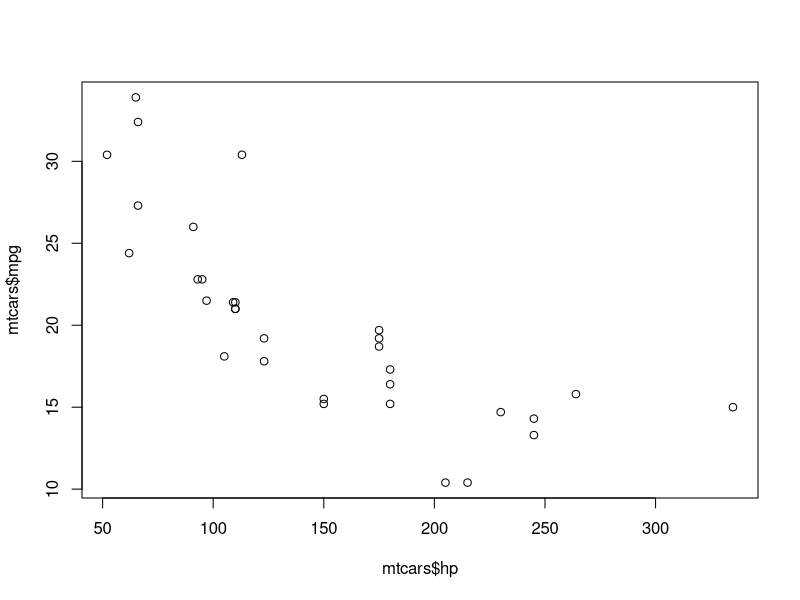
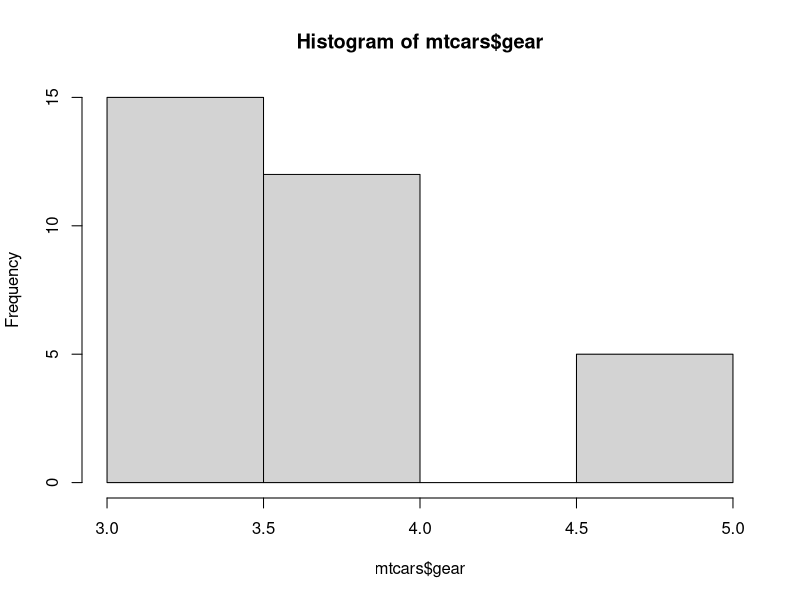
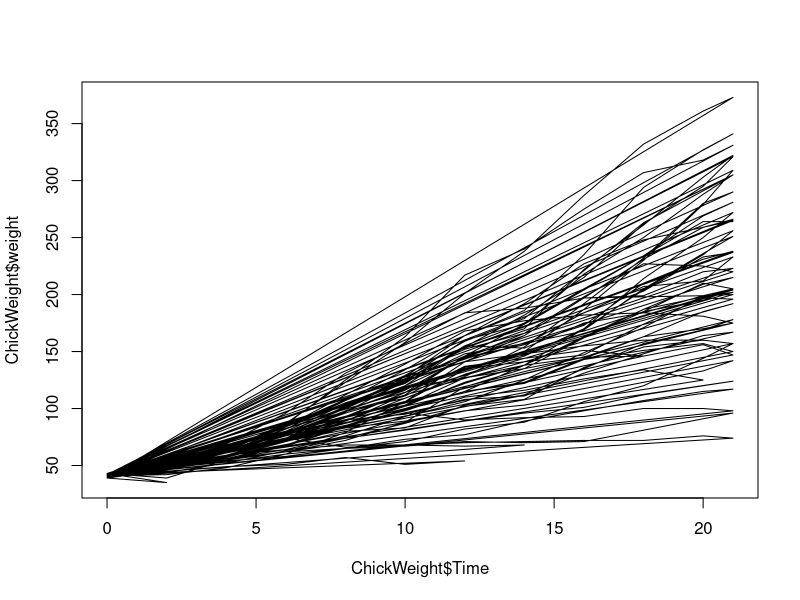
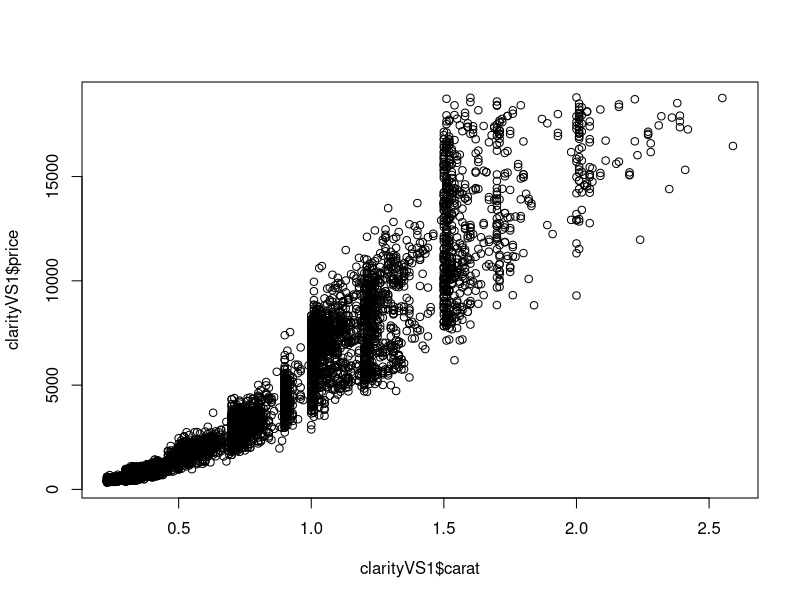

These charts were generated, in order, by the following R code:
## ---- chunk 1
a = 3*4 + 5
a
## ---- chunk 2
b = sqrt(64) /5 + (3*7)
b
## ---- chunk 3
c = (4+9)*7
c
## ---- chunk 4
fav = 9
fav
## ---- chunk 5
myList <- list(1:100)
myList
## ---- chunk 6
myListOdd <- seq(1, by=2, len=19)
myListOdd
## ---- chunk 7
names <- c("younger", "older")
#Not sure how I would repeat this 5 times. This is something I would
#just google
## ---- chunk 8
3*4 != 6+7
## ---- chunk 9
(4^2) > 3 & 5<9
## ---- chunk 10
(12/2) < 5 || 4>3
## ---- chunk 11
View(mtcars)
## ---- chunk 12
nrow(mtcars)
#there are 32 observations
## ---- chunk 13
mean(mtcars$mpg)
#The mean is 20.09062
## ---- chunk 14
sd(mtcars$mpg)
#The SD is 6.026948
## ---- chunk 15
head(mtcars)
#not sure if this is what you meant by top?
## ---- chunk 16
summary(mtcars)
## ---- chunk 17
myPlot <- plot(mtcars$hp, mtcars$mpg)
## ---- chunk 18
myMod <- lm(mtcars$hp~mtcars$mpg)
#not sure how I would add this to the scatterplot but here's where i'd start
## ---- chunk 19
hist(mtcars$gear)
## ---- chunk 20
#would also have to look this one up
## ---- chunk 21
View(ChickWeight)
## ---- chunk 22
chick2 <- ChickWeight[2,]
## ---- chunk 23
plot(ChickWeight$Time,ChickWeight$weight, type = "l")
#def not correct. I would go to google for this
## ---- chunk 24
library(ggplot2)
library(dplyr)
data(diamonds)
View(diamonds)
## ---- chunk 25
bigDiamonds <- filter(diamonds, carat > 1.5 & cut == "ideal")
#clearly this is not right and I would need to go to google to troubleshoot
## ---- chunk 26
clarityVS1 <- filter(diamonds, clarity =="VS1" )
#there are 8171 obs
## ---- chunk 27
plot(clarityVS1$carat, clarityVS1$price)
#would have to google how to color by cut
